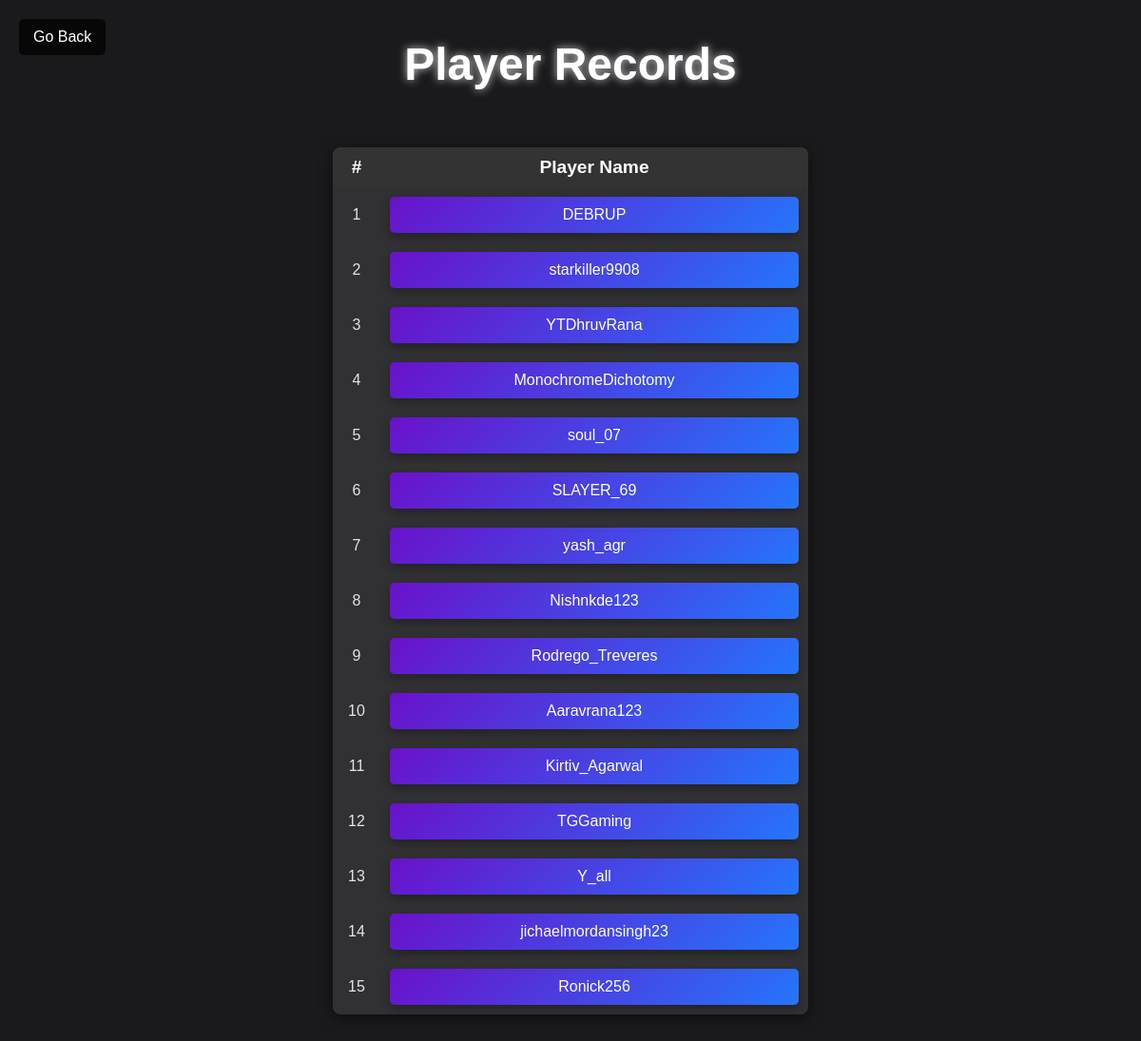
The page /record on the database its author committed.
### tables this page shows
CREATE TABLE players (
        name TEXT NOT NULL,
        rating INTEGER NOT NULL,
        ccr REAL NOT NULL,
        tourns INTEGER NOT NULL,
        podiums INTEGER NOT NULL
    );

### app.py (the view)
@app.route('/record',methods=['GET','POST'])
def record():
    if request.method=='GET':
        conn=sqlite3.connect('data/main.db')
        c=conn.cursor()
        c.execute('SELECT name FROM players ORDER BY ccr DESC')
        names=c.fetchall()
        conn.close()
        return render_template('record.html',players=names)
    elif request.method=='POST':
        player=request.form['player_name']
        return redirect('/playerinfo/'+str(player))

### templates/record.html (shortened to what this page needs)
<!DOCTYPE html>
<html lang="en">
<head>
    <link rel="stylesheet" href="{{ url_for('static', filename='styles_player_record.css') }}">
</head>
<body>
    <div id="particles-js"></div>
    <button class="back-button" onclick="goBack()">Go Back</button>
    <div class="container">
        <h1 class="heading">Player Records</h1>
        <form method="POST" action="/record">
            <table class="player-table">
                <thead>
                    <tr>
                        <th>#</th>
                        <th>Player Name</th>
                    </tr>
                </thead>
                <tbody>
                    {% for player in players %}
                    <tr>
                        <td>{{ loop.index }}</td>
                        <td>
                            <button class="player-button" name="player_name" value="{{ player[0] }}">{{ player[0] }}</button>
                        </td>
                    </tr>
                    {% endfor %}
                </tbody>
            </table>
        </form>
    </div>
</body>
</html>

### static/styles_player_record.css (style rules this page uses)
body { margin: 0; font-family: Arial, sans-serif; background-color: #1a1a1d; color: white; overflow: hidden; position: relative; }
#particles-js { position: absolute; width: 100%; height: 100%; z-index: -1; }
.container { display: flex; flex-direction: column; align-items: center; justify-content: flex-start; max-height: 90vh; overflow-y: auto; padding: 20px; }
.heading { font-size: 3rem; margin-top: 20px; margin-bottom: 40px; text-align: center; text-shadow: 0 0 10px rgba(255, 255, 255, 0.8); }
.player-table { width: 500px; border-collapse: collapse; margin: 20px auto; background-color: rgba(255, 255, 255, 0.1); border-radius: 8px; overflow: hidden; box-shadow: 0 4px 15px rgba(0, 0, 0, 0.5); }
.player-table th { background-color: #333; color: white; padding: 10px; font-size: 1.2rem; }
.player-table td { text-align: center; padding: 10px; color: #e5e5e5; }
.player-table th:first-child, .player-table td:first-child { width: 10%; text-align: center; }
.player-button { width: 100%; padding: 10px; font-size: 1rem; color: #fff; background: linear-gradient(135deg, #6a11cb, #2575fc); border: none; border-radius: 5px; cursor: pointer; box-shadow: 0 4px 10px rgba(0, 0, 0, 0.3); transition: transform 0.2s, box-shadow 0.2s; }
.back-button { position: fixed; top: 20px; left: 20px; padding: 10px 15px; font-size: 1rem; cursor: pointer; background-color: rgba(0, 0, 0, 0.7); color: white; border: none; border-radius: 5px; z-index: 10; transition: background-color 0.3s ease; }

### rows shown on the page
players: name "DEBRUP"
players: name "starkiller9908"
players: name "YTDhruvRana"
players: name "MonochromeDichotomy"
players: name "soul_07"
players: name "SLAYER_69"
players: name "yash_agr"
players: name "Nishnkde123"
players: name "Rodrego_Treveres"
players: name "Aaravrana123"
players: name "Kirtiv_Agarwal"
players: name "TGGaming"
players: name "Y_all"
players: name "jichaelmordansingh23"
players: name "Ronick256"
